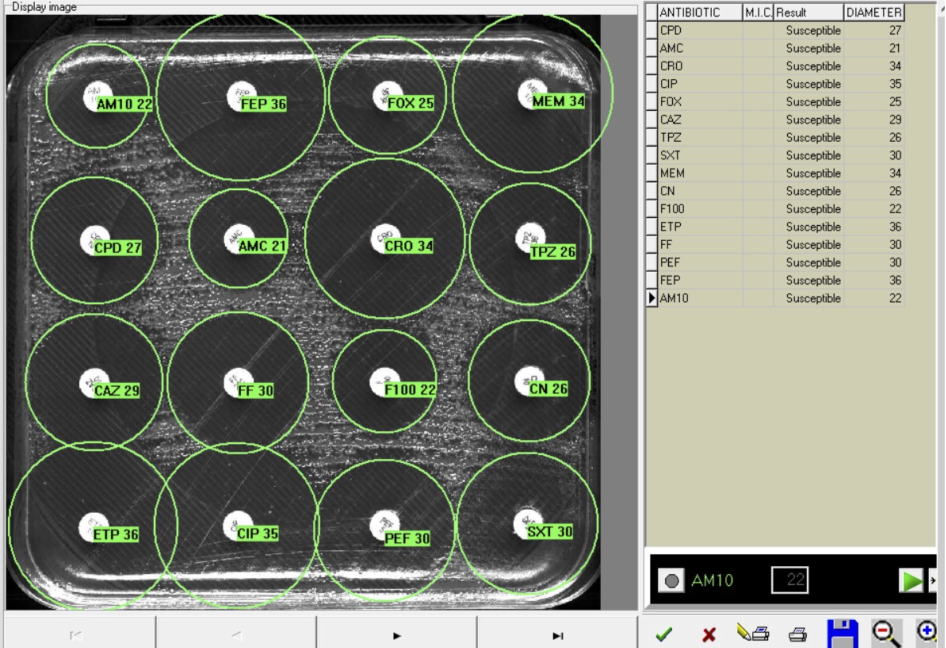
#> input picture dataset/DataSIRscan/images_measured/4.14.1. measured.jpg, 3783 x 2591 px (shown at 1/4 size)
$ python -i measurements.py   (imports and definitions only)
#> lines starting #> are read from the running program, lines starting #| are printed output that depends on the picture
"""
src/measurements.py - โมดูลวัดขนาดวงใส (Zone Boundary Measurer) ทำต่อจาก Disc Detector
ฉบับปรับปรุงเพิ่มความแม่นยำบนภาพถ่ายจานเพาะเชื้อจริงครบทั้ง 8 โทนแสง (Vivo X300 Pro img65-img120 & Amman img1-img64):
1. Illumination-Invariant White-Box Detection & Chromatic Yellow-Suppression (`is_whitebox_plate`, `preprocess_plate_for_zone`):
   - แยกแยะพื้นขาว (White-Box) และพื้นดำ (Black-Box) ด้วยการเปรียบเทียบค่ามัธยฐานมุมภาพกับเนื้อวุ้นกลางจาน (`corner_med > agar_med + 4.0`)
     ทำให้ภาพถ่ายสภาวะแสงน้อย/ปิดไฟ (`white-box-low-light`, `white-box-no-light`, `white-no-light`) ไม่ถูกตีความผิดเป็นพื้นดำ
   - สำหรับภาพถ่ายบนพื้นขาว: ผสาน Luminance (45%) + Blue Channel (55%) + Chromatic Yellow-Suppression `0.35 * (B - R)`
     ช่วยกดสีเหลืองครีมของโคโลนีเชื้อให้มืดลงและดึงวงใสสีขาวให้เด่นขึ้นถึง 3-8 เท่าแม้ในสภาวะแสงน้อย
2. แยกโครงสร้างอัลกอริทึมของทั้ง 4 โมเดลให้ตรงตามทฤษฎีต้นฉบับอย่างชัดเจน (ไม่ใช้โค้ด SOTA ร่วมกันจนค่าเท่ากัน):
   - โมเดลที่ 1 (`BhargavOtsuContourMeasurer` - Bhargav 2016): 2D Local ROI Otsu Binarization & Contour Equivalent Diameter
   - โมเดลที่ 2 (`HejblumDerivativeMeasurer` - Hejblum 1993): 1D Mean Radial Profile & Global 1st-Derivative Inflection Peak
   - โมเดลที่ 3 (`GulluKMeansMeasurer` - Gullu 2024): 1D Radial Intensity K-Means (K=2) Cluster Transition Boundary
   - โมเดลที่ 4 (`ContinuousWarpPolarMeasurer` - Proposed SOTA): 2D Continuous Warp Polar Transform +
     Adaptive Low-Light Exposure Gain Normalization + Neighbor Disc Inpainting + Agar-Rim Clamping +
     Top-Clearance Angular Masking + 60th-Percentile Guided Corridor + IQR Outlier Rejection
"""

import time
import os
from abc import ABC, abstractmethod
from typing import List, Tuple, Dict, Optional, Any
import cv2
import numpy as np
import pandas as pd
from scipy.ndimage import gaussian_filter1d

try:
    from src.schemas import DiscDetection, ZoneMeasurement, BoundingBox, STANDARD_DISC_DIAMETER_MM
except ImportError:
    try:
        from schemas import DiscDetection, ZoneMeasurement, BoundingBox, STANDARD_DISC_DIAMETER_MM
    except ImportError:
        STANDARD_DISC_DIAMETER_MM = 6.0

        class BoundingBox:
            def __init__(self, x1: int, y1: int, x2: int, y2: int):
                self.x1, self.y1, self.x2, self.y2 = x1, y1, x2, y2

        class DiscDetection:
            # [16 lines left out: function __init__, not called in this run]

        class ZoneMeasurement:
            # [10 lines left out: function __init__, not called in this run]


def is_whitebox_plate(gray_or_bgr: np.ndarray) -> bool:
    """
    ตรวจสอบว่าภาพจานเพาะเชื้อถ่ายบนพื้นขาว (White-Box) หรือพื้นดำ (Black-Box)
    รองรับทุกสภาพแสง (full-light, low-light และ no-light) โดยเทียบความสว่างมุมภาพกับเนื้อวุ้นกลางจาน
    """
    gray = cv2.cvtColor(gray_or_bgr, cv2.COLOR_BGR2GRAY) if len(gray_or_bgr.shape) == 3 else gray_or_bgr
    h, w = gray.shape[:2]
    pad = max(12, min(40, min(h, w) // 20))
    corners = np.concatenate([
        gray[:pad, :pad].ravel(),
        gray[:pad, w - pad:].ravel(),
        gray[h - pad:, :pad].ravel(),
        gray[h - pad:, w - pad:].ravel(),
    ])
    ch1, ch2 = int(h * 0.28), int(h * 0.72)
    cw1, cw2 = int(w * 0.28), int(w * 0.72)
    center_agar = gray[ch1:ch2, cw1:cw2]
    corner_med = float(np.median(corners))
    agar_med = float(np.median(center_agar)) if center_agar.size > 0 else corner_med
    return bool((corner_med > 180.0) or (corner_med > agar_med + 4.0 and corner_med > 38.0))


def preprocess_plate_for_zone(image: np.ndarray, clip_limit: float = 1.6) -> np.ndarray:
    """
    แปลงภาพจานเพาะเชื้อเป็นแผนที่ความสว่างสำหรับตรวจจับขอบเขตวงใส:
    - กรณีภาพถ่ายบนพื้นขาว (White-Box): ผสาน Luminance (45%) + Blue Channel (55%) + Chromatic (B - R) (35%)
    - กรณีภาพถ่ายบนพื้นดำ (Black-Box): ใช้ Luminance พร้อม Bilateral Filter
    """
    if len(image.shape) == 3:
        b_ch, _, r_ch = cv2.split(image)
        gray_raw = cv2.cvtColor(image, cv2.COLOR_BGR2GRAY)
        wb = is_whitebox_plate(gray_raw)
        if wb:
            b_f = b_ch.astype(np.float32)
            r_f = r_ch.astype(np.float32)
            g_f = gray_raw.astype(np.float32)
            base = 0.45 * g_f + 0.55 * b_f + 0.35 * (b_f - r_f)
        else:
            base = gray_raw.astype(np.float32)
    else:
        base = image.astype(np.float32)

    return cv2.bilateralFilter(np.clip(base, 0.0, 255.0).astype(np.uint8), d=7, sigmaColor=35, sigmaSpace=35)


# [25 lines that did not run here, left out]


# [31 lines that did not run here, left out]


# [93 lines that did not run here, left out]


# [266 lines that did not run here, left out]


# [102 lines that did not run here, left out]


# [48 lines that did not run here, left out]


# [47 lines that did not run here, left out]


# [139 lines that did not run here, left out]


# [7 lines that did not run here, left out]


# [46 lines that did not run here, left out]


# [22 lines that did not run here, left out]

>>> import cv2
>>> picture = cv2.imread('../dataset/DataSIRscan/images_measured/4.14.1. measured.jpg')
#> picture is the input picture: shape (2591, 3783, 3); mean B, G, R 117.3, 128.1, 125.2
>>> result = preprocess_plate_for_zone(picture)
#> in preprocess_plate_for_zone, `b_ch, _, r_ch = cv2.split(image)`:
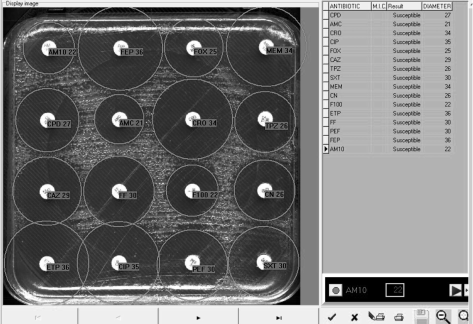
#> b_ch: shape (2591, 3783) (shown at 1/8 size); min 0, max 255, mean 117.3
#> in preprocess_plate_for_zone, `b_ch, _, r_ch = cv2.split(image)`:
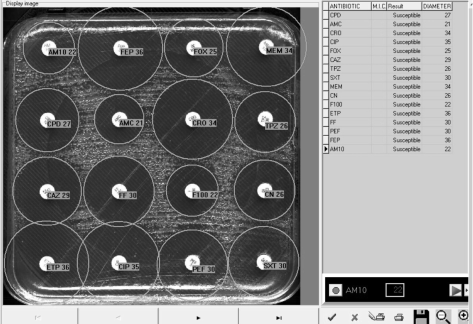
#> r_ch: shape (2591, 3783) (shown at 1/8 size); min 0, max 255, mean 125.2
#> in preprocess_plate_for_zone, `gray_raw = cv2.cvtColor(image, cv2.COLOR_BGR2GRAY)`:
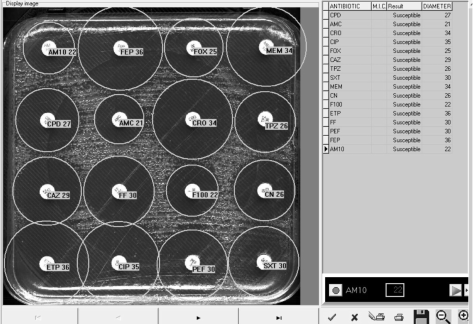
#> gray_raw: shape (2591, 3783) (shown at 1/8 size); min 0, max 255, mean 126
#> in is_whitebox_plate, `corners = np.concatenate([ gray[:pad, :pad].ravel(), gray[:pad, w - pa..`: corners = 6400 values, max 255 at index 1602, min 60 at index 5280, mean 221.8
#> in is_whitebox_plate, `center_agar = gray[ch1:ch2, cw1:cw2]`:
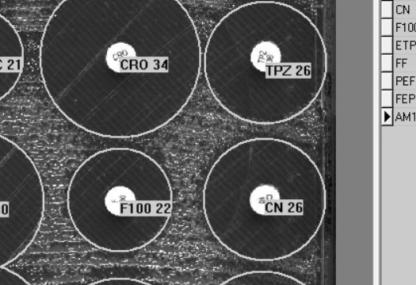
#> center_agar: shape (1140, 1664) (shown at 1/4 size); min 0, max 255, mean 92.9
#> in is_whitebox_plate, `corner_med = float(np.median(corners))`: corner_med = 233
#> in is_whitebox_plate, `agar_med = float(np.median(center_agar)) if center_agar.size > 0 else ..`: agar_med = 65
#> in preprocess_plate_for_zone, `wb = is_whitebox_plate(gray_raw)`: wb = True
#> in preprocess_plate_for_zone, `base = 0.45 * g_f + 0.55 * b_f + 0.35 * (b_f - r_f)`:
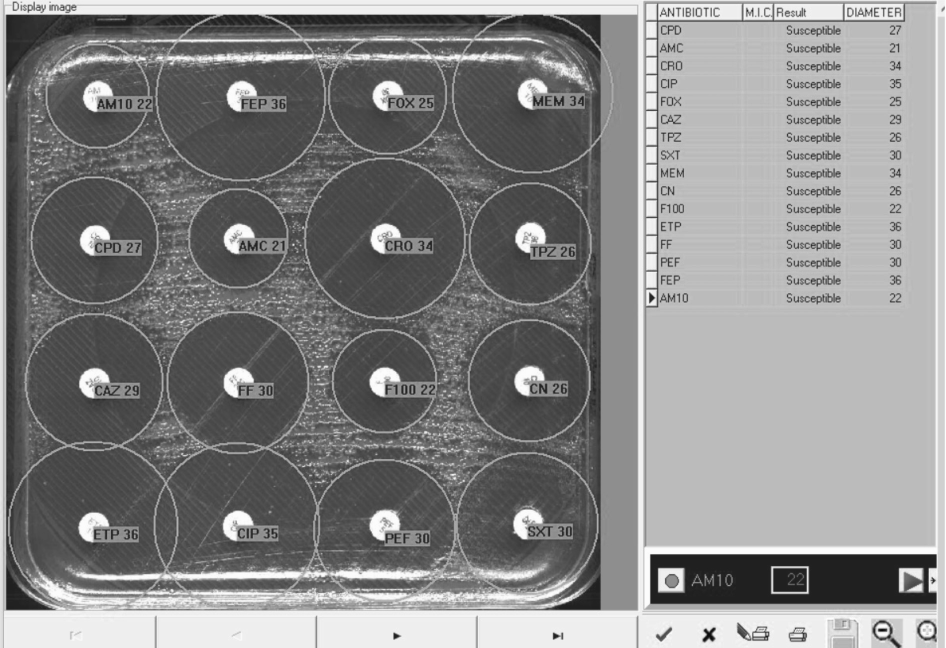
#> base: shape (2591, 3783) float32 (shown at 1/4 size); min -37.3, max 257.6, mean 118.4; drawn with min black and max white

$ run again, on dataset/DataSIRscan/images_measured/4.27.1. measured.jpg
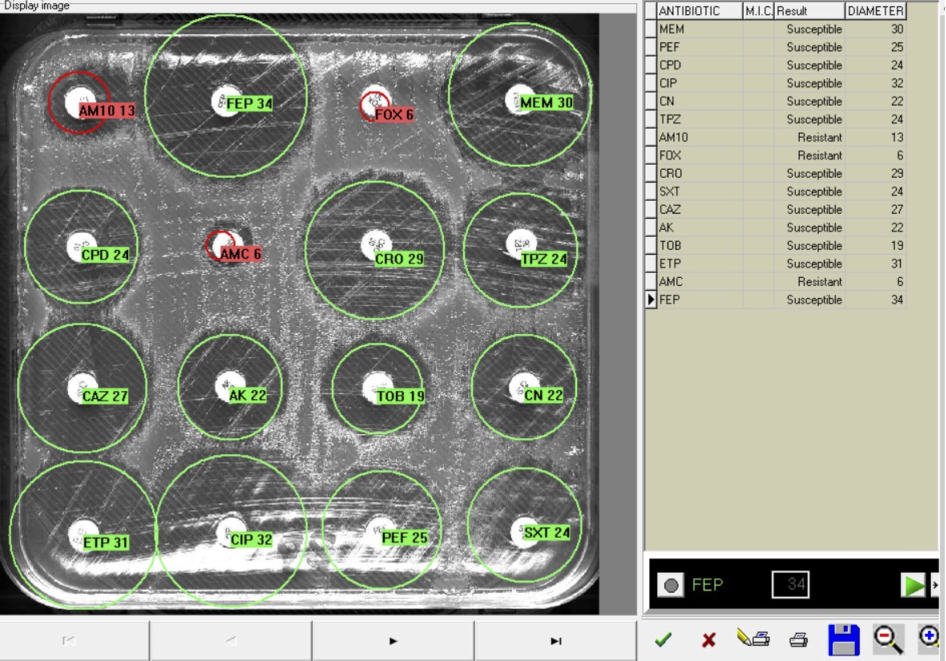
#> input picture dataset/DataSIRscan/images_measured/4.27.1. measured.jpg, 3783 x 2641 px (shown at 1/4 size)
#> picture is the input picture: shape (2641, 3783, 3); mean B, G, R 139.5, 149.2, 147.5
#> corners = 6400 values, max 255 at index 811, min 43 at index 183, mean 219.8
#> in is_whitebox_plate, `center_agar = gray[ch1:ch2, cw1:cw2]`:
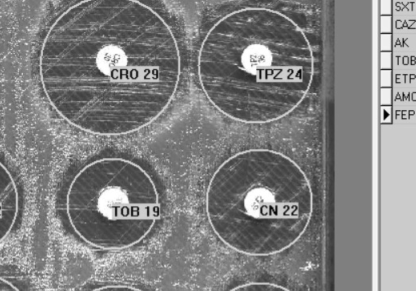
#> center_agar: shape (1162, 1664) (shown at 1/4 size); min 0, max 255, mean 128.3
#> corner_med = 239
#> agar_med = 124
#> wb = True
#> in preprocess_plate_for_zone, `base = 0.45 * g_f + 0.55 * b_f + 0.35 * (b_f - r_f)`:
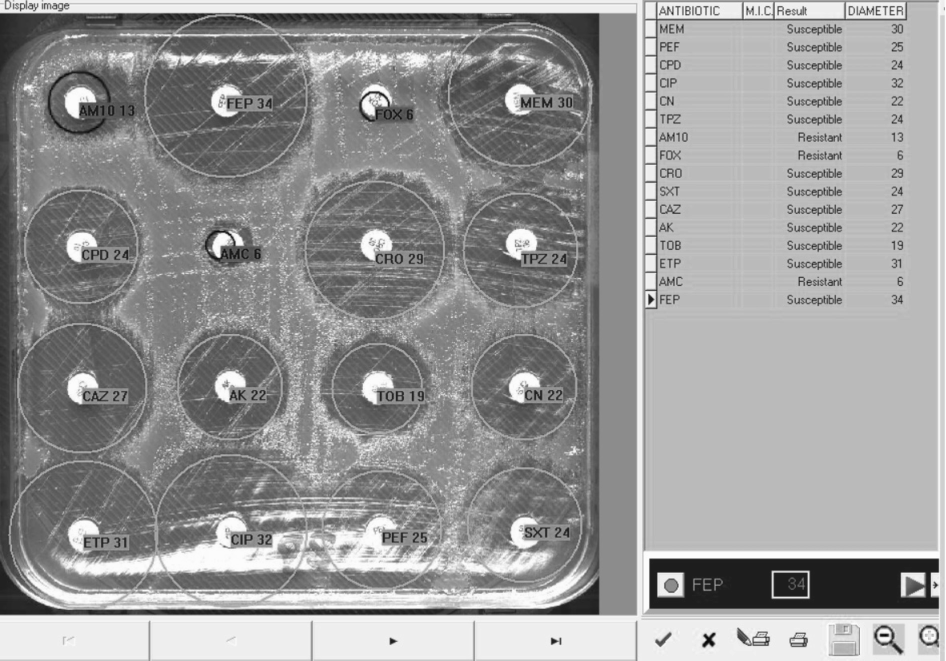
#> base: shape (2641, 3783) float32 (shown at 1/4 size); min -33.8, max 257.9, mean 140.3; drawn with min black and max white

$ run again, on dataset/DataSIRscan/images_measured/4.34.1. measured.jpg
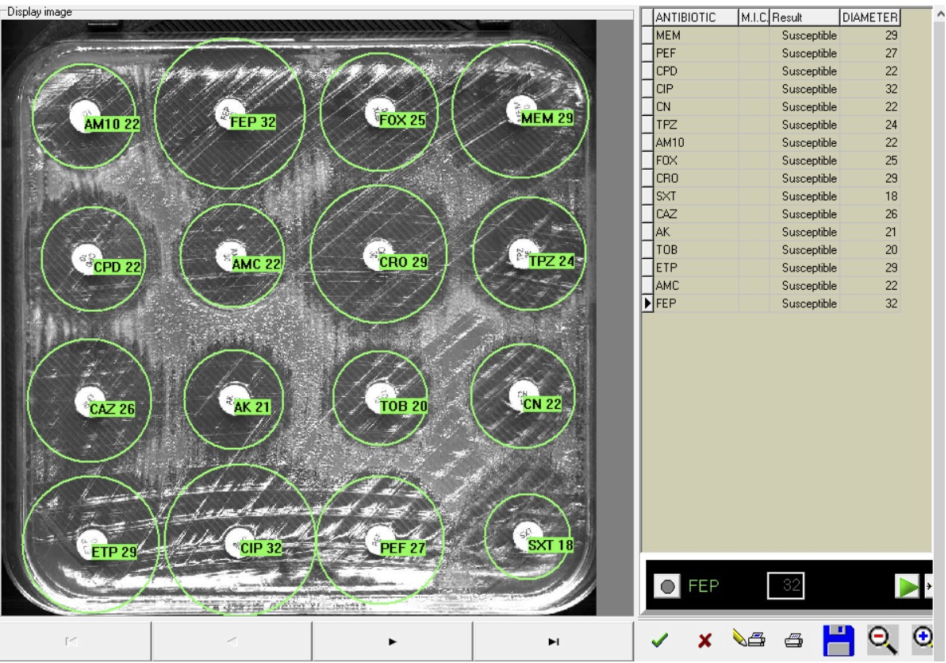
#> input picture dataset/DataSIRscan/images_measured/4.34.1. measured.jpg, 3783 x 2650 px (shown at 1/4 size)
#> picture is the input picture: shape (2650, 3783, 3); mean B, G, R 140.8, 151.1, 148.5
#> corners = 6400 values, max 255 at index 0, min 48 at index 1236, mean 231.8
#> in is_whitebox_plate, `center_agar = gray[ch1:ch2, cw1:cw2]`:
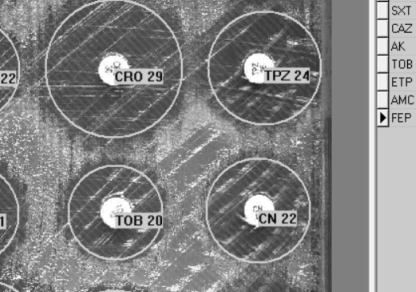
#> center_agar: shape (1166, 1664) (shown at 1/4 size); min 0, max 255, mean 130.2
#> corner_med = 240
#> agar_med = 127
#> wb = True
#> in preprocess_plate_for_zone, `base = 0.45 * g_f + 0.55 * b_f + 0.35 * (b_f - r_f)`:
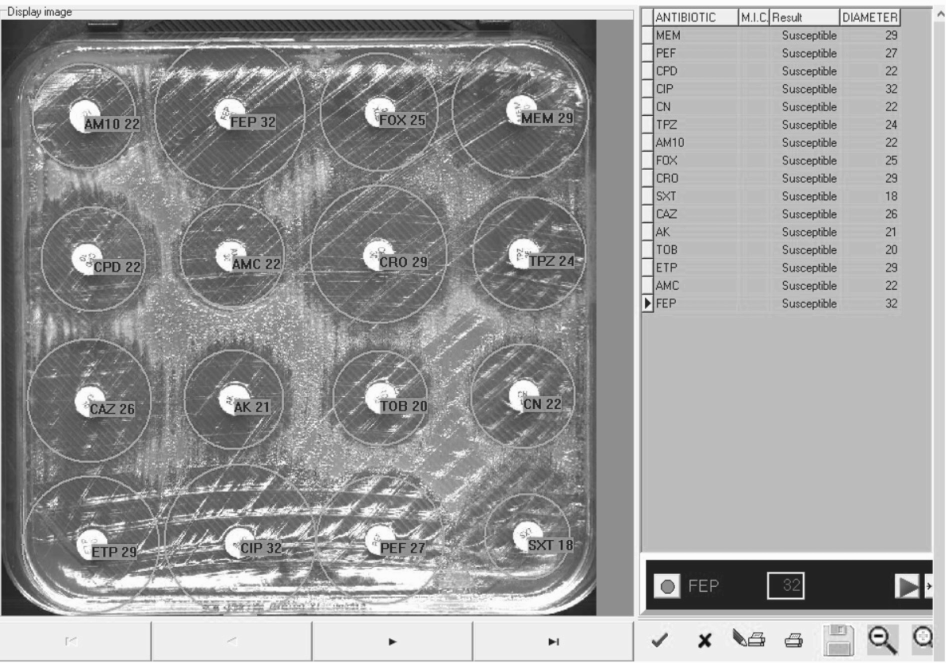
#> base: shape (2650, 3783) float32 (shown at 1/4 size); min -39.85, max 257.7, mean 141.9; drawn with min black and max white
